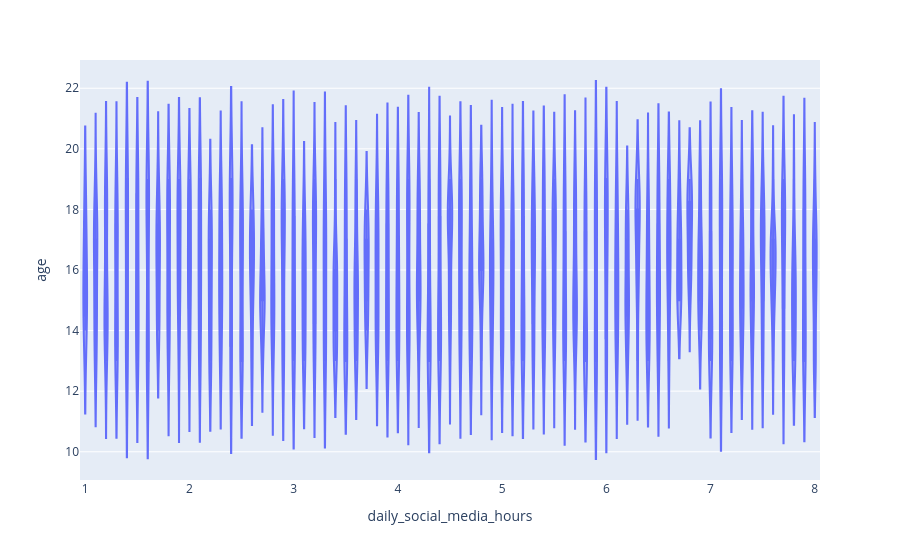

The code cell stored with this chart in its notebook:
### Code cell
fig = px.violin(df,
                x='daily_social_media_hours',
                y='age',
                box=True)
fig.show()

### Figure 1 — Plotly figure (JSON) as saved in the notebook; plotly's stock layout.template omitted (floating-point values rounded to 4 significant figures; data arrays with more than 128 entries replaced by an {"elided": "..."} marker saying what was removed)
{"data": [{"alignmentgroup": "True", "box": {"visible": true}, "hovertemplate": "daily_social_media_hours=%{x}<br>age=%{y}<extra></extra>", "legendgroup": "", "marker": {"color": "#636efa"}, "name": "", "offsetgroup": "", "orientation": "v", "scalegroup": "True", "showlegend": false, "type": "violin", "x": {"elided": "1200 float values"}, "x0": " ", "xaxis": "x", "y": {"elided": "1200 int values"}, "y0": " ", "yaxis": "y"}], "layout": {"legend": {"tracegroupgap": 0}, "margin": {"t": 60}, "violinmode": "group", "xaxis": {"anchor": "y", "domain": [0, 1], "title": {"text": "daily_social_media_hours"}}, "yaxis": {"anchor": "x", "domain": [0, 1], "title": {"text": "age"}}}}
